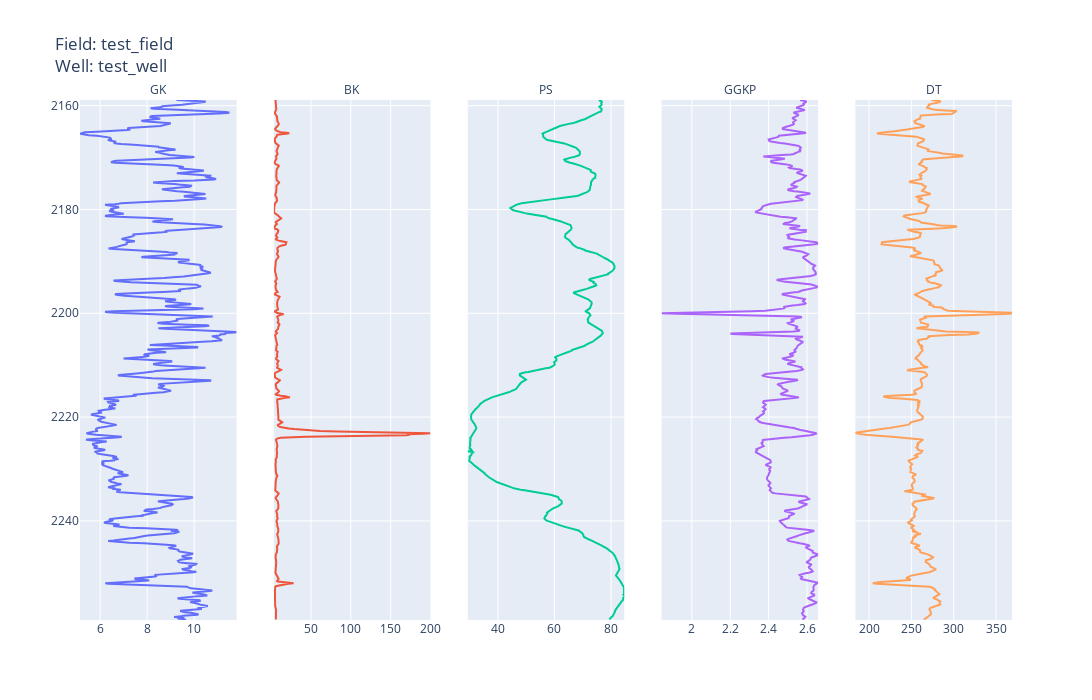

The notebook cell this image was saved under:
### Code cell
well["GK", "BK", "PS", "GGKP", "DT"].plot()

### Figure 1 — Plotly figure (JSON) as saved in the notebook; plotly's stock layout.template omitted (floating-point values rounded to 4 significant figures; data arrays with more than 128 entries replaced by an {"elided": "..."} marker saying what was removed)
{"data": [{"mode": "lines", "name": "GK", "type": "scatter", "x": {"elided": "1002 float values"}, "xaxis": "x", "y": {"elided": "1002 float values"}, "yaxis": "y"}, {"mode": "lines", "name": "BK", "type": "scatter", "x": {"elided": "1002 float values"}, "xaxis": "x2", "y": {"elided": "1002 float values"}, "yaxis": "y2"}, {"mode": "lines", "name": "PS", "type": "scatter", "x": {"elided": "1002 float values"}, "xaxis": "x3", "y": {"elided": "1002 float values"}, "yaxis": "y3"}, {"mode": "lines", "name": "GGKP", "type": "scatter", "x": {"elided": "1002 float values"}, "xaxis": "x4", "y": {"elided": "1002 float values"}, "yaxis": "y4"}, {"mode": "lines", "name": "DT", "type": "scatter", "x": {"elided": "1002 float values"}, "xaxis": "x5", "y": {"elided": "1002 float values"}, "yaxis": "y5"}], "layout": {"annotations": [{"font": {"size": 12}, "showarrow": false, "text": "GK", "x": 0.084, "xanchor": "center", "xref": "paper", "y": 1, "yanchor": "bottom", "yref": "paper"}, {"font": {"size": 12}, "showarrow": false, "text": "BK", "x": 0.292, "xanchor": "center", "xref": "paper", "y": 1, "yanchor": "bottom", "yref": "paper"}, {"font": {"size": 12}, "showarrow": false, "text": "PS", "x": 0.5, "xanchor": "center", "xref": "paper", "y": 1, "yanchor": "bottom", "yref": "paper"}, {"font": {"size": 12}, "showarrow": false, "text": "GGKP", "x": 0.708, "xanchor": "center", "xref": "paper", "y": 1, "yanchor": "bottom", "yref": "paper"}, {"font": {"size": 12}, "showarrow": false, "text": "DT", "x": 0.916, "xanchor": "center", "xref": "paper", "y": 1, "yanchor": "bottom", "yref": "paper"}], "height": 700, "showlegend": false, "title": {"text": "Field: test_field<br>Well: test_well"}, "width": 1120, "xaxis": {"anchor": "y", "domain": [0, 0.168], "fixedrange": true}, "xaxis2": {"anchor": "y2", "domain": [0.208, 0.376], "fixedrange": true}, "xaxis3": {"anchor": "y3", "domain": [0.416, 0.584], "fixedrange": true}, "xaxis4": {"anchor": "y4", "domain": [0.624, 0.792], "fixedrange": true}, "xaxis5": {"anchor": "y5", "domain": [0.832, 1], "fixedrange": true}, "yaxis": {"anchor": "x", "domain": [0, 1], "range": [2259.0, 2159.0]}, "yaxis2": {"anchor": "x2", "domain": [0, 1], "matches": "y", "showticklabels": false}, "yaxis3": {"anchor": "x3", "domain": [0, 1], "matches": "y", "showticklabels": false}, "yaxis4": {"anchor": "x4", "domain": [0, 1], "matches": "y", "showticklabels": false}, "yaxis5": {"anchor": "x5", "domain": [0, 1], "matches": "y", "showticklabels": false}}}
